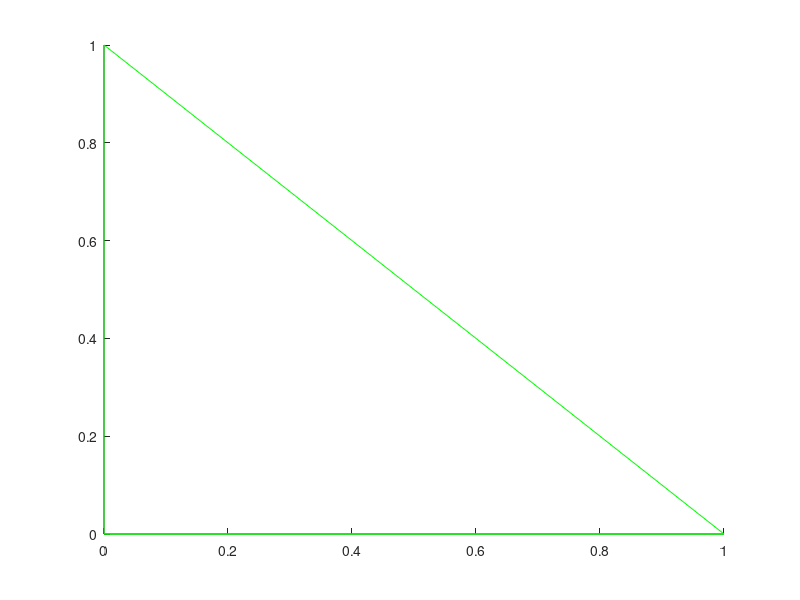

This chart was generated by the following MATLAB code: (Note: this script raises an error after producing the figure.)
clear all;
close all;
clc;

addpath('./utility');

%% Define parameter of simulation
beta = 0.4;
gamma = 1/14;
mu = 0.2;
delta = 1;
R0 = beta/(gamma + mu);

%% Print ROI
fig = figure();
hold on
plot([0 1 0 0 0 1], [0 0 0 1 1 0], 'g');

%% Plot vector field
[xs,xi] = meshgrid(0:0.05:1.1,-0.1:0.05:1);
    [r,c] = size(xs);
    Sd = zeros(r,c);
    Id = zeros(r,c);
    for i=1:r
        for j=1:c
            dxdt = SIR_PWS(0,[xs(i,j) xi(i,j)],mu,beta,gamma,delta);
            Sd(i,j) = dxdt(1);
            Id(i,j) = dxdt(2);
        end
    end
quiver(xs,xi,Sd,Id);

%% Plot sigma

if R0 < 1
    hold on
    plot([0 1],[delta delta], 'r--');
    hold off
else
    hold on
    plot([0 1/R0],[delta delta], 'r--');
    hold on
    plot([1/R0 1],[delta delta], 'r');
    hold off
end

%% Plot equilibrium point
if R0 < 1
    roots = [1,0];
elseif 1 < R0 && R0 < 1+delta*beta/mu 
    roots = [1 0; 1/R0 (mu/beta)*(R0-1)];
else
    roots = [1 0; 1-delta*((mu+gamma)/mu) delta];
end
hold on
scatter(roots(:,1),roots(:,2),'b','filled');
hold off

%% Plot trajectory
% Define initial point
x0 = [0.1; 0.1];
fun = @(x) SIR_PWS(0,x,mu,beta,gamma,delta);
roots = fsolve(fun,x0);

% Plot trajectory
[~,~,x0] = getInitialPoint();
[n_row,~] = size(x0);
for ii = 0:n_row-1
    if x0(n_row-ii,2) == delta
        x0(n_row-ii,:) = [];
    end
end
odefun = @(t,x) SIR_PWS(t,x,mu,beta,gamma,delta);
printTrajectory(fig,x0,odefun);
hold off

%% Figure paramters
if R0 < 1
    legendLabel = {'Region of interest','Vector field','Crossing region','Equilibrum point'};
else
    legendLabel = {'Region of interest','Vector field','Crossing region','Sliding region','Equilibrum point'};
end
setFigure(fig,"Phase Portrait - R_0 < 1",legendLabel);

%% Clean
rmpath('./utility');